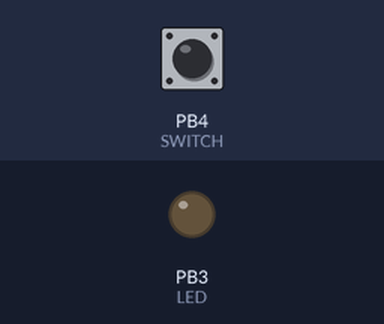
Bench run of a program on a simulated ATtiny85, built with avr-gcc and run on an emulated ATtiny85. Shown: output pins drawn as LEDs (lit = HIGH). The test bench sets the inputs (shaded band); at power-on: PB4 (SWITCH) HIGH. Sleep ends after the set time or at an interrupt.

Above: at 1.2 s.
1.3 s: PB4 (SWITCH) pulled LOW for 3.2 s
At 1.59 s:
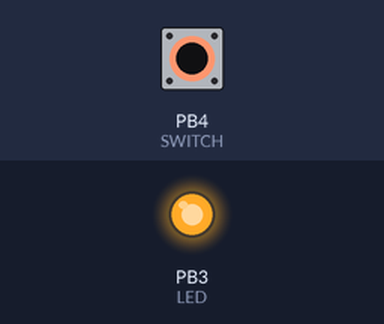
Timing chart, 0 to 6.5 s (numbered marks = the images above; inputs shaded):
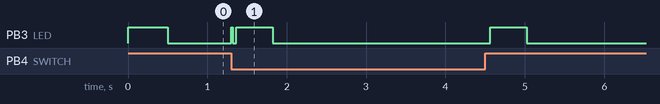

The program:

main.cpp
```cpp
#include <Arduino.h>
#include <avr/sleep.h>    // Sleep Modes
#include <avr/power.h>    // Power management

// ATtiny85 sleep mode, wake on pin change interrupt demo
// Author: Nick Gammon
// Date: 12 October 2013

// ATMEL ATTINY 25/45/85 / ARDUINO
//
//                  +-\/-+
// Ain0 (D 5) PB5  1|    |8  Vcc
// Ain3 (D 3) PB3  2|    |7  PB2 (D 2) Ain1
// Ain2 (D 4) PB4  3|    |6  PB1 (D 1) pwm1
//            GND  4|    |5  PB0 (D 0) pwm0
//                  +----+

const byte LED = 3;  // pin PB3 / PCINT3
const byte SWITCH = 4; // pin PB4

ISR (PCINT0_vect)
 {
  digitalWrite (LED, HIGH);
  delay (500);
  digitalWrite (LED, LOW);
  delay (500);
  digitalWrite (LED, HIGH);
  delay (500);
  digitalWrite (LED, LOW);
  delay (500);
 }

void setup ()
  {
  pinMode (LED, OUTPUT);
  pinMode (SWITCH, INPUT);
  digitalWrite (SWITCH, HIGH);  // internal pull-up

  // pin change interrupt (example for D3)
  PCMSK  |= bit (PCINT4);  // want pin D3 / pin 2
  GIFR   |= bit (PCIF);    // clear any outstanding interrupts
  GIMSK  |= bit (PCIE);    // enable pin change interrupts

  }  // end of setup

void loop ()
  {
  digitalWrite (LED, HIGH);
  delay (500);
  digitalWrite (LED, LOW);
  delay (500);
  goToSleep ();
  }  // end of loop


void goToSleep ()
  {
  set_sleep_mode(SLEEP_MODE_PWR_DOWN);
  ADCSRA = 0;            // turn off ADC
  power_all_disable ();  // power off ADC, Timer 0 and 1, serial interface
  sleep_enable();
  sleep_cpu();
  sleep_disable();
  power_all_enable();    // power everything back on
  }  // end of goToSleep
```

Measured:
- after the input at 1.3 s, PB3 (LED): goes HIGH 0.02 s, LOW 0.05 s, HIGH 0.46 s, LOW 2.7 s, HIGH 0.46 s, then LOW, starting at once
